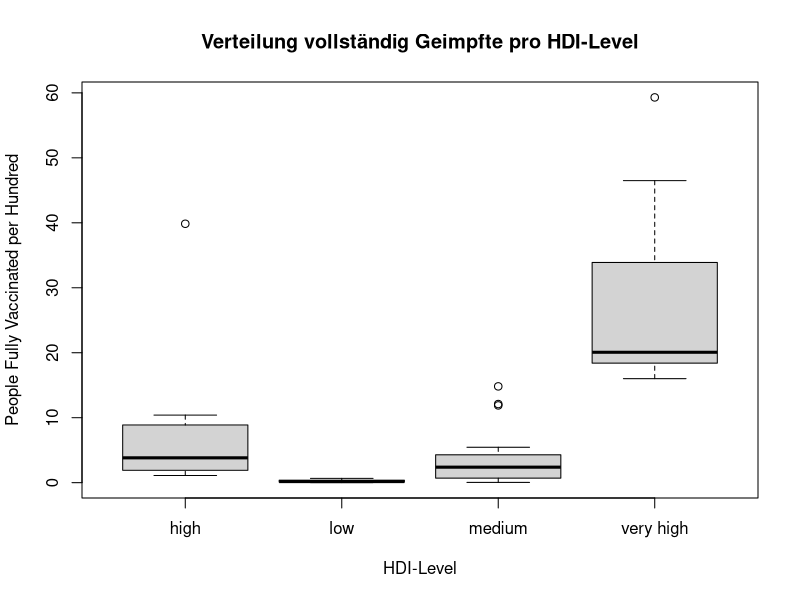
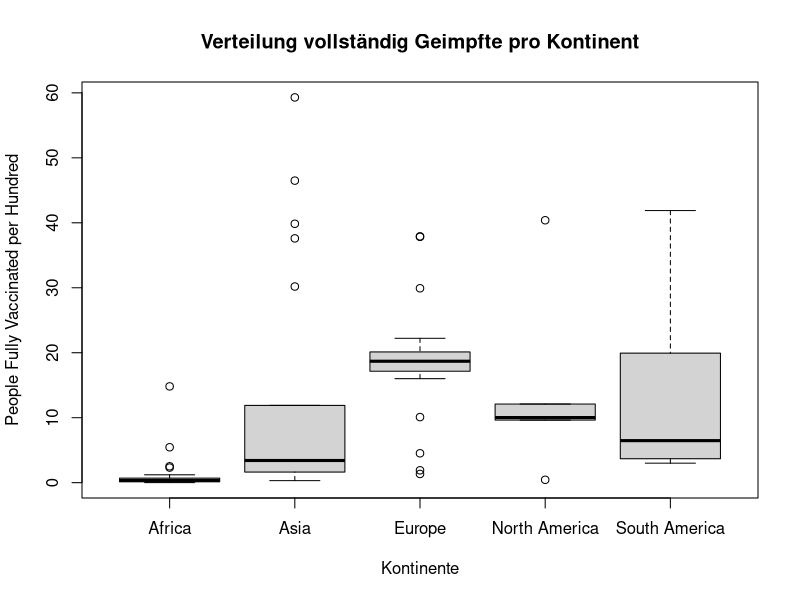
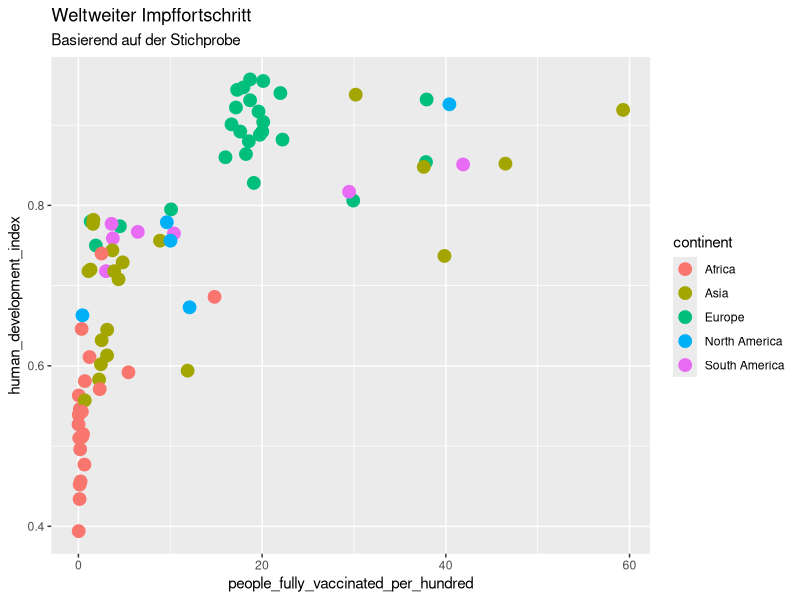
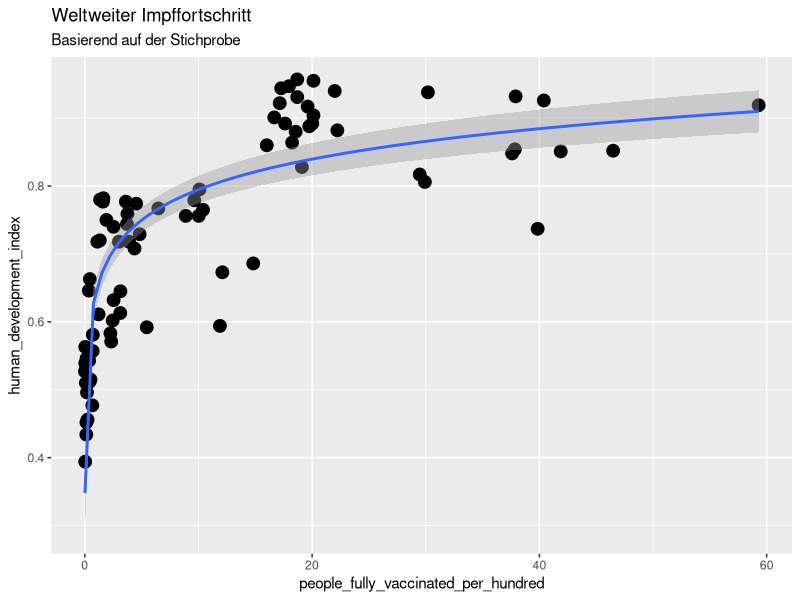

Reproduce these figures in R, in order.
# --- -------------------------------------------------------------------------------------
# --- Hypothese 1
# --- Reiche Länder schreiten bei den COVID-19 Impfungen schneller voran als ärmere Länder.
# ---
# --- V3  15.06.2021, M.Markovic
# ---
# --- Libraries: readxl, ggplot2, gganimate, psych
# ---
# --- Data: OWID COVID-19
# ---
# --- Links
# --- https://github.com/owid/covid-19-data/tree/master/public/data
# ---
# --- -------------------------------------------------------------------------------------

# PACKAGES installieren, falls nicht vorhanden
if(!"readxl" %in% rownames(installed.packages())) install.packages("readxl")
if(!"ggplot2" %in% rownames(installed.packages())) install.packages("ggplot2")
if(!"gganimate" %in% rownames(installed.packages())) install.packages("gganimate")
if(!"psych" %in% rownames(installed.packages())) install.packages("psych")

# Packages laden
library("readxl")
library("ggplot2")
library("gganimate")
library("psych")

# Set WORKING Directory
setwd(choose.dir())

# Impffortschritt anhand der Stichprobe untersuchen
# Stichprobe laden
Stichprobe <- read_excel("2021_06_01_owid-covid-data_NZ.xlsx")
View(Stichprobe)

# ------------------------------------------------
# --- Deskriptive Statistik
# ------------------------------------------------

# Boxplot erstellen, um die Verteilung der Daten zwischen den Kontinenten festzustellen
# pro HDI-Level
boxplot(Stichprobe$people_fully_vaccinated_per_hundred~Stichprobe$hdi_level,
        ylab="People Fully Vaccinated per Hundred", xlab="HDI-Level",
        main="Verteilung vollständig Geimpfte pro HDI-Level")

# Deskriptive Statistik für HDI-Level Gruppen (Median, Quantile, usw.)
describeBy(Stichprobe$people_fully_vaccinated_per_hundred, group = Stichprobe$hdi_level)

# pro Kontinent
boxplot(Stichprobe$people_fully_vaccinated_per_hundred~Stichprobe$continent,
        ylab="People Fully Vaccinated per Hundred", xlab="Kontinente",
        main="Verteilung vollständig Geimpfte pro Kontinent")

# Deskriptive Statistik für Kontinente Gruppen (Median, Quantile, usw.)
describeBy(Stichprobe$people_fully_vaccinated_per_hundred, group = Stichprobe$continent)

# ------------------------------------------------
# --- Schliessende Statistik mittels Non-Linearer Regression
# ------------------------------------------------

# Punktdiagramm erstellen, um den Fortschritt grafisch darzustellen, aufgeteilt pro Continent
ggplot(Stichprobe) +
  aes(x = `people_fully_vaccinated_per_hundred`,
      y = `human_development_index`,
      color = continent) +
  labs(title = "Weltweiter Impffortschritt",
       subtitle = "Basierend auf der Stichprobe") +
  geom_point(size = 4)

# Annahme Non-Linearer Regression. Polynominale Regression wird erstellt
ggplot(Stichprobe) +
  aes(x = `people_fully_vaccinated_per_hundred`,
      y = `human_development_index`)+
  labs(title = "Weltweiter Impffortschritt",
       subtitle = "Basierend auf der Stichprobe") +
  geom_point(size = 4)+
  stat_smooth(method = lm, formula = y ~ log(x))

# Güte des Modells berechnen, um die Hypothese zu beantworten
modelx <- lm(formula = Stichprobe$human_development_index
             ~ log(Stichprobe$people_fully_vaccinated_per_hundred))

summary(modelx)
# --- R2 = 0.7252
# --- p-value: < 2.2e-16
